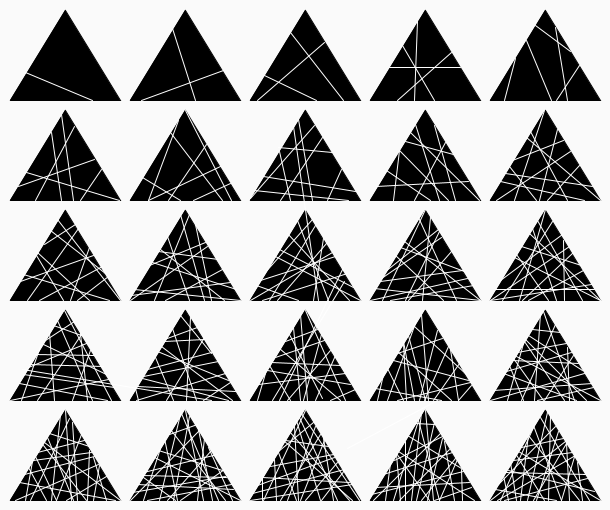
Frame 1 (no input)
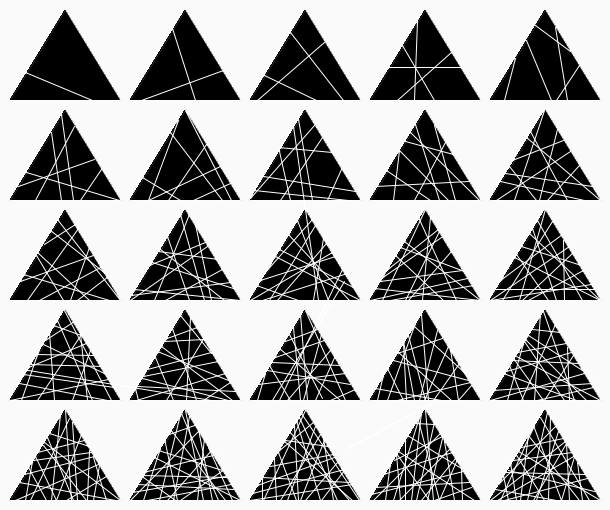
Frame 60 (the mouse pressed at the canvas centre just before this capture)
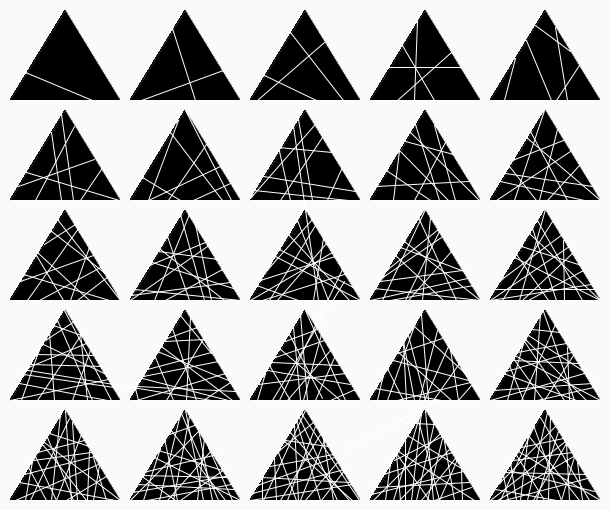
Frame 120 (the mouse held since frame 60 and released just before this capture)

The Processing sketch that drew these frames (run headless with seeded random() and noise(); from frame 60 on, the mouse is pressed at the canvas centre):

// Processing sketch: processing_83886
// ── processing_83886.pde

void setup()
{
 size(610,510);
  background(250);
}

void draw()
{
println(mouseX);
println(mouseY);

smooth();

fill(0);
triangle (10,100,65,10,120,100);
triangle (130,100,185,10,240,100);
triangle (250,100,305,10,360,100);
triangle (370,100,425,10,480,100);
triangle (490,100,545,10,600,100);
//+100 en y  et +120 en x
triangle (10,200,65,110,120,200);
triangle (130,200,185,110,240,200);
triangle (250,200,305,110,360,200);
triangle (370,200,425,110,480,200);
triangle (490,200,545,110,600,200);

triangle (10,300,65,210,120,300);
triangle (130,300,185,210,240,300);
triangle (250,300,305,210,360,300);
triangle (370,300,425,210,480,300);
triangle (490,300,545,210,600,300);

triangle (10,400,65,310,120,400);
triangle (130,400,185,310,240,400);
triangle (250,400,305,310,360,400);
triangle (370,400,425,310,480,400);
triangle (490,400,545,310,600,400);

triangle (10,500,65,410,120,500);
triangle (130,500,185,410,240,500);
triangle (250,500,305,410,360,500);
triangle (370,500,425,410,480,500);
triangle (490,500,545,410,600,500);


//Premier
stroke(255);
strokeWeight(1);
line(25,72,92,100);
//Deuxieme
line(195,100,172,28);
line(141,100,223,70);
//Troisième
line(290,32,343,100);
line(257,100,324,42);
line(264,75,316,100);
//Quatrième
line(389,67,460,67);
line(434,100,402,45);
line(417,21,414,100);
line(397,100,451,52);
//Cinquieme
line(567,100,555,27);
line(570,51,535,25);
line(504,100,515,58);
line(526,40,551,100);
line(556,100,579,65);
//Sixième
line(74,126,35,200);
line(80,200,101,169);
line(73,200,61,114);
line(18,186,94,159);
line(119,200,26,172);
line(51,132,61,200);
//Septième
line(148,200,220,166);
line(231,200,185,110);
line(230,183,193,200);
line(222,200,170,132);
line(180,200,142,177);
line(168,200,206,144);
line(148,200,178,120);
//Huitième
line(312,200,298,119);
line(263,176,355,191);
line(327,200,341,169);
line(348,200,254,190);
line(250,198,314,125);
line(290,200,279,151);
line(278,147,332,152);
line(280,200,322,137);
//Neuvième
line(439,200,415,124);
line(414,200,445,142);
line(479,200,410,132);
line(468,181,376,186);
line(393,200,399,150);
line(399,150,448,200);
line(386,170,430,200);
line(455,200,434,125);
line(405,141,453,154);
//Dixième
line(544,110,514,200);
line(567,200,530,131);
line(500,181,584,200);
line(547,200,579,165);
line(592,186,505,173);
line(512,160,563,140);
line(496,200,570,151);
line(600,200,526,137);
line(539,200,557,129);
line(536,200,509,166);
//Onzième
line(39,300,102,266);
line(109,300,23,274);
line(44,244,75,224);
line(120,300,57,219);
line(37,252,89,300);
line(77,300,108,276);
line(63,300,36,255);
line(70,300,89,247);
line(27,300,78,228);
line(20,281,93,255);
line(105,273,50,230);
//Douzième
line(149,265,205,242);
line(224,300,160,249);
line(154,300,189,214);
line(134,289,240,300);
line(189,300,167,236);
line(230,282,131,295);
line(130,300,207,246);
line(211,300,195,224);
line(236,289,152,262);
line(165,300,222,269);
line(180,214,204,300);
line(218,259,158,251); 
//Treizième
line(287,233,349,300);//1
line(262,300,347,273);//2
line(263,274,312,219);//3
line(332,252,250,300);//4
line(298,300,256,285);//5
line(313,300,323,238);//6
line(360,300,273,255);//7
line(328,300,297,220);//8
line(277,300,326,243);//9
line(353,287,279,249);//10
line(269,300,315,225);//11
line(318,300,293,126);//12
line(335,256,260,280);//13
//Quatorzième
line(385,271,438,229);//1
line(456,300,418,217);//2
line(451,251,408,300);//3
line(443,300,394,254);//4
line(390,300,473,285);//5
line(480,300,374,288);//6
line(381,278,441,237);//7
line(425,209,382,300);//8
line(400,247,464,271);//9
line(370,300,467,278);//10
line(380,281,462,270);//11
line(480,300,404,241);//12
line(405,300,439,231);//13
line(430,217,422,300);//14
//Quinzième
line(500,280,562,234);//1
line(582,300,537,220);//2
line(552,221,502,300);//3
line(600,300,514,257);//4
line(528,300,583,270);//5
line(591,284,490,300);//6
line(556,300,532,228);//7
line(521,246,581,265);//8
line(545,209,519,300);//9
line(573,252,522,300);//10
line(600,300,529,233);//11
line(564,300,563,240);//12
line(495,289,594,289);//13
line(548,300,516,254);//14
line(490,300,569,246);//15
//Seizième
line(57,320,92,400);
line(90,350,72,400);//2
line(107,400,19,383);//3
line(28,367,86,343);//4
line(54,400,49,332);//5
line(23,374,114,387);//6
line(37,400,81,334);//7
line(74,321,45,340);//8
line(35,354,94,355);//9
line(10,400,108,379);//10
line(87,400,80,333);//11
line(111,400,64,310);//12
line(103,366,29,364);//13
line(21,400,40,346);//14
line(53,325,81,335);//15
line(106,374,43,344);//16
//Dix-septième
line(136,400,225,373);//1
line(228,400,142,378);//2
line(197,327,164,339);//3
line(203,400,230,382);//4
line(211,353,180,315);//5
line(147,369,211,352);//6
line(196,400,172,328);//7
line(135,388,138,400);//8
line(228,380,157,351);//9
line(204,337,166,400);//10
line(232,400,161,346);//11
line(137,386,235,391);//12
line(218,361,143,376);//13
line(155,357,173,400);//14
line(211,400,22,369);//15
line(164,341,204,339);//16
line(190,317,186,400);//17
//Dix-huitième
line(279,348,340,400);//1
line(343,267,279,400);//2
line(258,384,345,373);//3
line(315,400,335,355);//4
line(290,400,269,365);//5
line(275,357,324,340);//6
line(300,314,307,400);//7
line(330,400,355,389);//8
line(330,350,287,400);//9
line(265,373,257,400);//10
line(285,341,317,329);//11
line(321,334,303,400);//12
line(350,384,267,370);//13
line(344,281,272,400);//14
line(300,400,293,327);//15
line(345,400,305,310);//16
line(289,334,322,398);//17
line(271,362,340,365);//18
//Dix-neuvième
line(397,351,451,400);//1
line(433,400,459,363);//2
line(442,338,397,353);//3
line(387,400,416,320);//4
line(419,400,437,330);//5
line(470,382,397,400);//6
line(347,448,437,400);//7
line(458,400,471,385);//8
line(403,400,387,368);//9
line(403,343,406,400);//10
line(428,400,421,314);//11
line(408,335,425,400);//12
line(450,349,458,400);//13
line(403,341,414,400);//14
line(466,374,414,326);//15
line(375,388,441,400);//16
line(448,346,424,400);//17
line(468,380,393,360);//18
line(377,400,384,370);//19
//Vingtième
line(555,324,521,400);//1
line(582,370,528,335);//2
line(509,365,523,400);//3
line(584,373,490,400);//4
line(576,400,503,373);//5
line(544,400,573,355);//6
line(566,343,517,352);//7
line(564,400,524,341);//8
line(540,313,534,400);//9
line(543,311,574,400);//10
line(600,400,516,356);//11
line(507,400,523,343);//12
line(567,347,569,400);//13
line(571,352,506,371);//14
line(493,390,592,383);//15
line(532,329,560,332);//16
line(578,363,512,360);//17
line(537,400,593,387);//18
line(543,400,513,358);//19
line(586,400,525,339);//20
//Vingt-et-unième
line(43,445,86,500);//1
line(98,464,15,500);//2
line(51,500,60,414);//3
line(94,456,24,474);//4
line(115,500,19,482);//5
line(49,433,89,446);//6
line(106,476,66,500);//7
line(99,465,93,500);//8
line(120,500,44,442);//9
line(35,456,56,500);//10
line(72,422,77,500);//11
line(69,418,30,500);//12
line(46,500,28,467);//13
line(87,500,89,450);//14
line(81,434,56,500);//15
line(37,452,84,440);//16
line(47,437,73,500);//17
line(25,500,32,461);//18
line(106,500,93,457);//19
line(65,410,71,500);//20
line(33,460,91,452);//21
//Vingt-deuxième
line(170,429,225,500);//1
line(224,469,180,500);//2
line(197,500,204,438);//3
line(159,500,180,414);//4
line(143,472,217,454);//5
line(164,438,177,500);//6
line(169,434,197,424);//7
line(197,424,212,500);//8
line(231,484,147,500);//9
line(137,484,233,489);//10
line(143,500,160,448);//11
line(158,450,222,470);//12
line(185,410,203,500);//13
line(240,500,154,457);//14
line(167,500,211,450);//15
line(132,492,225,476);//16
line(142,475,226,477);//17
line(199,430,130,500);//18
line(181,413,218,500);//19
line(173,500,189,416);//20
line(175,500,143,477);//21
line(208,447,232,500);//22
//Vingt-troisième
line(257,485,334,457);//1
line(321,500,344,470);//2
line(349,500,289,431);//3
line(263,500,305,410);//4
line(283,440,352,500);//5
line(320,434,280,500);//6
line(349,482,262,477);//7
line(294,426,298,500);//8
line(333,500,323,438);//9
line(328,446,285,440);//10
line(315,426,287,500);//11
line(250,500,352,484);//12
line(278,452,296,500);//13
line(337,462,305,500);//14
line(299,417,337,500);//15
line(274,459,276,500);//16
line(270,466,333,454);//17
line(313,422,278,451);//18
line(262,500,262,478);//19
line(300,500,324,440);//20
line(320,500,296,420);//21
line(359,500,301,413);//22
line(252,493,344,469);//23
//Ving-quatrième
line(440,433,373,500);//1
line(405,500,405,441);//2
line(439,500,457,459);//3
line(439,500,418,420);//4
line(394,460,442,436);//5
line(454,500,444,441);//6
line(469,482,375,487);//7
line(393,500,419,417);//8
line(416,500,434,422);//9
line(461,468,407,435);//10
line(474,500,398,451);//11
line(385,500,390,463);//12
line(383,474,452,452);//13
line(449,449,399,500);//14
line(396,453,429,500);//15
line(425,410,433,500);//16
line(421,500,455,458);//17
line(427,500,442,438);//18
line(463,471,371,494);//19
line(461,469,462,500);//20
line(411,500,421,412);//21
line(434,424,415,423);//22
line(396,454,400,500);//23
line(471,487,434,500);//24
//Ving-cinquième
line(533,425,561,500);//1
line(575,455,497,500);//2
line(548,500,550,416);//3
line(505,472,585,474);//4
line(561,500,575,453);//5
line(555,426,498,484);//6
line(520,500,528,434);//7
line(504,500,587,478);//8
line(579,500,528,435);//9
line(516,500,510,462);//10
line(533,500,566,443);//11
line(569,500,566,443);//12
line(527,500,547,412);//13
line(563,438,521,447);//14
line(515,453,544,500);//15
line(508,500,503,475);//16
line(495,489,556,500);//17
line(600,500,518,451);//18
line(513,460,572,452);//19
line(558,431,536,500);//20
line(582,500,577,462);//21
line(594,491,508,470);//22
line(490,500,565,441);//23
line(500,500,533,427);//24
line(589,500,540,417);//25



strokeWeight(0);


}
